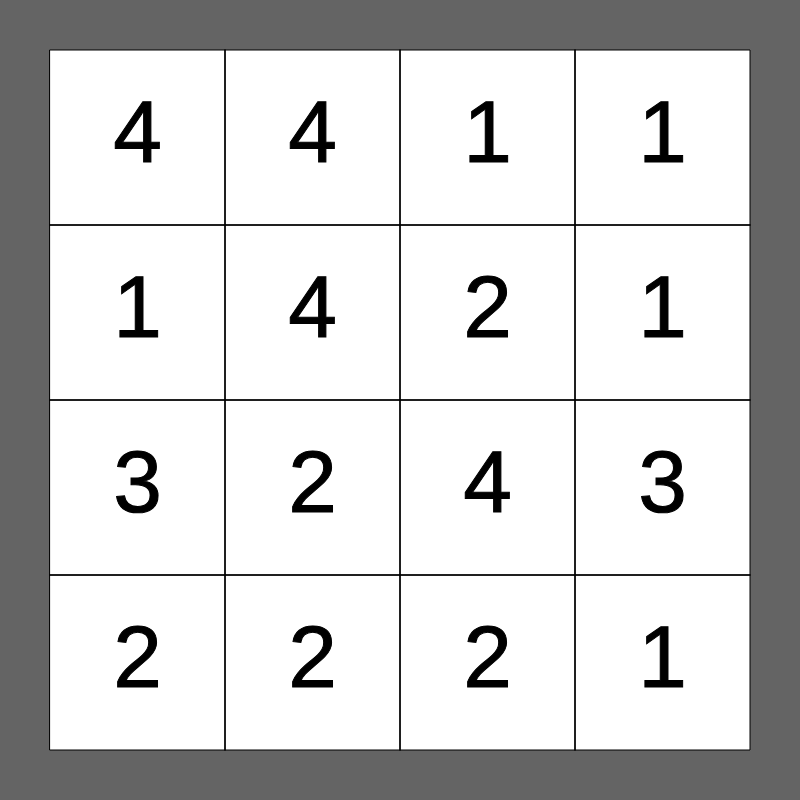
Frame 1 (no input)
Frame 60 (no input): identical to frame 1, image omitted
Frame 120 (the mouse pressed at the canvas centre since frame 60): identical to frame 1, image omitted

The p5.js sketch that drew this single still picture (run headless with seeded random() and noise() and a simulated clock; from frame 60 on, the mouse is pressed at the canvas centre):

// p5.js sketch
// ── sketch.js
const WIDTH = 800; 
const HEIGHT = 800; 
const MARGIN = 50
const DIM = [4,4]; 
let boardSize = [WIDTH-2*MARGIN, HEIGHT-2*MARGIN]; 
let board = new ArrowBoard(DIM[0], DIM[1]);

function setup() {
  createCanvas(WIDTH, HEIGHT);
  background(100);
  drawBoard();
}

function draw() {

}

function mouseClicked(){
  if (mouseX > MARGIN && mouseX < boardSize[0]+MARGIN && mouseY > MARGIN && mouseY < boardSize[1]+MARGIN && !board.checkSolved()){
    // console.log(`${Math.floor(mouseX/(boardSize[0]/DIM[0]))}`)
    let x = Math.floor((mouseX-MARGIN)/(boardSize[0]/DIM[0])); 
    let y = Math.floor((mouseY-MARGIN)/(boardSize[1]/DIM[1])); 
    console.log(x, y)
    console.log(`[${mouseX},${mouseY}]`)
    board.rotatePiece(y, x)
    drawBoard();
    
  }
  else {
    console.log("out"); 
  }
}

function drawBoard(){
  console.log(board.printBoard()); 
  rect(MARGIN, MARGIN, boardSize[0], boardSize[1]);
  
  // drawing the grid
  for (let x = 1; x < DIM[0]; x++) {
    for (let y = 1; y < DIM[1]; y++) {
            stroke(0); 
            strokeWeight(1); 
            line(x * boardSize[0]/DIM[0]+MARGIN, MARGIN, x * boardSize[0]/DIM[0]+MARGIN, boardSize[0]+MARGIN)
            line(MARGIN, y * boardSize[1]/DIM[1]+MARGIN, boardSize[1]+MARGIN, y * boardSize[1]/DIM[1]+MARGIN)            
        }        
    }
    textSize((boardSize[0]/DIM[0] + boardSize[1]/DIM[1])/4);
    textAlign("center", "center") 
    for (let y = 1; y <= DIM[1]; y++) {
      for (let x = 1; x <= DIM[0]; x++) {
        text(`${board.board[y-1][x-1].state + 1}`, 
        x * boardSize[0]/DIM[0]+MARGIN - boardSize[0]/DIM[0]/2, 
        y * boardSize[1]/DIM[1]+MARGIN - boardSize[1]/DIM[1]/2)
      }
    }
}
// ── ArrowGame.js
class Arrow{
    constructor(x, y){
        this._position = [x, y]
        this._state = Math.floor(Math.random()*4)
    }

    get position(){
        return this._position;
    }
    
    get state(){
        return this._state
    }
    

    rotate(){
        this._state = (this.state + 1) % 4; 
    }
}

class ArrowBoard{
    constructor(width, height){
        this._width = width; 
        this._height = height; 
        this.board = []; 
        for (let i = 0; i < this.height; i++) {
            let row = []; 
            for (let j = 0; j < this.width; j++) {
                row.push(new Arrow(j, i));
            }
            this.board.push(row);
        }

    }
    get width(){
        return this._width; 
    }

    get height(){
        return this._height;
    }

    printBoard(){
        let output = ""; 
        for (const row of this.board) {
            for (const arr of row) {
                output += `${arr.state} `; 
            }
            output += "\n"
        }
        return output; 
    }

    rotatePiece(x, y){
        let affected = []; 
        let anchor = this.board[x][y]; 
        for (let y_offset = -1; y_offset < 2; y_offset++) {
            let y_new = y + y_offset; 
            if (y_new < 0 || y_new >= this.height){
                continue;
            }
            for (let x_offset = -1; x_offset < 2; x_offset++) {
                let x_new = x + x_offset; 
                if (x_new < 0 || x_new >= this.width){
                    continue; 
                }else {
                    affected.push(this.board[x_new][y_new])
                }
            }
        }
        for (const arrow  of affected) {
            arrow.rotate();
        }
    }

    checkSolved(){
        for (const row of this.board) {
            for (const arrow of row) {
                if (arrow.state == 0){
                    continue; 
                } else {
                    return false; 
                }
            }
        }
        return true; 
    }

    // solve(shape, verbose = false){
    //     if (shape == "4x4"){
    //         let steps = []; 
    //         if (this.checkSolved()){
    //             return "Done";
    //         } else {
    //             for (let y=0; y<3; y++){
    //                 // for the first 3 rows, 
    //                 let leftCorner = this.board[y][0].state; 
    //                 let rightCorner = this.board[y][3].state;
    //                 const update = (board) => {
    //                     leftCorner = this.board[y][0].state; 
    //                     rightCorner = this.board[y][3].state;
    //                 }
    //                 while (this.board[y][1].state != leftCorner) {
    //                     // if the left corner piece is different from the adjacent piece, 
    //                     // turn the piece until it is the same
    //                     let target = this.board[y+1][2]; 
    //                     this.rotatePiece(target.position[1], target.position[0]);
    //                     update(this.board);
    //                     steps.push(target.position);                       
    //                     }
    //                 while (this.board[y][2].state != rightCorner) {
    //                     let target = this.board[y+1][1];
    //                     this.rotatePiece(target.position[1], target.position[0]);
    //                     update(this.board); 
    //                     steps.push(target.position);                       

    //                 }

    //                 if (leftCorner != 0){
    //                     // realign the numbers
    //                     let diff = 4 - leftCorner;
    //                     for (let i = 0; i < diff; i++) {
    //                         let target = this.board[y+1][0];                      
    //                         this.rotatePiece(target.position[1], target.position[0]);
    //                         update(this.board); 
    //                         steps.push(target.position);                       

    //                     } 
    //                 }
    //                 if (rightCorner != 0){
    //                     let diff = 4 - rightCorner;
    //                     for (let i = 0; i < diff; i++) {   
    //                         let target = this.board[y+1][3];                   
    //                         this.rotatePiece(target.position[1], target.position[0]);
    //                         update(this.board); 
    //                         steps.push(target.position);                       

    //                     } 
    //                 }
                    
                    
                    
    //                 if (verbose){
    //                     let x = this.printBoard(); 
    //                     console.log(x); 
    //                 }
                    
    //             }
                
    //             // left side 
    //             let centerTile = this.board[3][1]; 
    //             let adjacentTile = this.board[3][0];
    //             while (centerTile.state != adjacentTile.state){
    //                 this.rotatePiece(3, 2); 
    //                 steps.push(this.board[3][2].position);   
    //             }
    //             while (this.board[2][2].state != 0){
    //                 this.rotatePiece(1,2); 
    //                 steps.push(this.board[1][2].position);
    //             }
    //             while (this.board[0][2].state != 0){
    //                 this.rotatePiece(0,2); 
    //                 steps.push(this.board[0][2].position); 
    //             }

    //             // right side
    //             centerTile = this.board[3][2]; 
    //             adjacentTile = this.board[3][3];
    //             while (centerTile.state != adjacentTile.state){
    //                 this.rotatePiece(3, 1); 
    //                 steps.push(this.board[3][1].position);   
    //             }
    //             while (this.board[2][1].state != 0){
    //                 this.rotatePiece(1,1); 
    //                 steps.push(this.board[1][1].position);
    //             }
    //             while (this.board[0][1].state != 0){
    //                 this.rotatePiece(0,1); 
    //                 steps.push(this.board[0][1].position); 
    //             }

    //             // change left pair 
    //             while (this.board[3][0].state != 0){
    //                 this.rotatePiece(3, 0); 
    //                 steps.push(this.board[3][0].position);
    //             }
    //             while (this.board[2][0].state != 0){
    //                 this.rotatePiece(1, 0); 
    //                 steps.push(this.board[1][0].position); 
    //             }
    //             while (this.board[0][0].state != 0) {
    //                 this.rotatePiece(0,0); 
    //                 steps.push(this.board[0][0].position);
    //             }

    //             // change right pair 
    //             while (this.board[3][3].state != 0){
    //                 this.rotatePiece(3, 3); 
    //                 steps.push(this.board[3][3].position);
    //             }
    //             while (this.board[2][3].state != 0){
    //                 this.rotatePiece(1, 3); 
    //                 steps.push(this.board[1][3].position); 
    //             }
    //             while (this.board[0][3].state != 0) {
    //                 this.rotatePiece(0,3); 
    //                 steps.push(this.board[0][3].position);
    //             }
    //         }
            
    //         return steps; 
    //     }
    // }
}

class ArrowBoardSolver{
    constructor(board){
        this.arrowBoard = board; 
    }
    solve(shape, verbose = false){
        if (shape == "4x4"){
            let steps = []; 
            if (this.arrowBoard.checkSolved()){
                return "Done";
            } else {
                for (let y=0; y<3; y++){
                    // for the first 3 rows, 
                    let leftCorner = this.arrowBoard.board[y][0].state; 
                    let rightCorner = this.arrowBoard.board[y][3].state;
                    const update = (board) => {
                        leftCorner = this.arrowBoard.board[y][0].state; 
                        rightCorner = this.arrowBoard.board[y][3].state;
                    }
                    while (this.arrowBoard.board[y][1].state != leftCorner) {
                        // if the left corner piece is different from the adjacent piece, 
                        // turn the piece until it is the same
                        let target = this.arrowBoard.board[y+1][2]; 
                        this.arrowBoard.rotatePiece(target.position[1], target.position[0]);
                        update(this.arrowBoard.board);
                        steps.push(target.position);                       
                        }
                    while (this.arrowBoard.board[y][2].state != rightCorner) {
                        let target = this.arrowBoard.board[y+1][1];
                        this.arrowBoard.rotatePiece(target.position[1], target.position[0]);
                        update(this.arrowBoard.board); 
                        steps.push(target.position);                       

                    }

                    if (leftCorner != 0){
                        // realign the numbers
                        let diff = 4 - leftCorner;
                        for (let i = 0; i < diff; i++) {
                            let target = this.arrowBoard.board[y+1][0];                      
                            this.arrowBoard.rotatePiece(target.position[1], target.position[0]);
                            update(this.arrowBoard.board); 
                            steps.push(target.position);                       

                        } 
                    }
                    if (rightCorner != 0){
                        let diff = 4 - rightCorner;
                        for (let i = 0; i < diff; i++) {   
                            let target = this.arrowBoard.board[y+1][3];                   
                            this.arrowBoard.rotatePiece(target.position[1], target.position[0]);
                            update(this.arrowBoard.board); 
                            steps.push(target.position);                       

                        } 
                    }
                    
                    
                    
                    if (verbose){
                        let x = this.arrowBoard.printBoard(); 
                        console.log(x); 
                    }
                    
                }
                
                // left side 
                let centerTile = this.arrowBoard.board[3][1]; 
                let adjacentTile = this.arrowBoard.board[3][0];
                while (centerTile.state != adjacentTile.state){
                    this.arrowBoard.rotatePiece(3, 2); 
                    steps.push(this.arrowBoard.board[3][2].position);   
                }
                while (this.arrowBoard.board[2][2].state != 0){
                    this.arrowBoard.rotatePiece(1,2); 
                    steps.push(this.arrowBoard.board[1][2].position);
                }
                while (this.arrowBoard.board[0][2].state != 0){
                    this.arrowBoard.rotatePiece(0,2); 
                    steps.push(this.arrowBoard.board[0][2].position); 
                }

                // right side
                centerTile = this.arrowBoard.board[3][2]; 
                adjacentTile = this.arrowBoard.board[3][3];
                while (centerTile.state != adjacentTile.state){
                    this.arrowBoard.rotatePiece(3, 1); 
                    steps.push(this.arrowBoard.board[3][1].position);   
                }
                while (this.arrowBoard.board[2][1].state != 0){
                    this.arrowBoard.rotatePiece(1,1); 
                    steps.push(this.arrowBoard.board[1][1].position);
                }
                while (this.arrowBoard.board[0][1].state != 0){
                    this.arrowBoard.rotatePiece(0,1); 
                    steps.push(this.arrowBoard.board[0][1].position); 
                }

                // change left pair 
                while (this.arrowBoard.board[3][0].state != 0){
                    this.arrowBoard.rotatePiece(3, 0); 
                    steps.push(this.arrowBoard.board[3][0].position);
                }
                while (this.arrowBoard.board[2][0].state != 0){
                    this.arrowBoard.rotatePiece(1, 0); 
                    steps.push(this.arrowBoard.board[1][0].position); 
                }
                while (this.arrowBoard.board[0][0].state != 0) {
                    this.arrowBoard.rotatePiece(0,0); 
                    steps.push(this.arrowBoard.board[0][0].position);
                }

                // change right pair 
                while (this.arrowBoard.board[3][3].state != 0){
                    this.arrowBoard.rotatePiece(3, 3); 
                    steps.push(this.arrowBoard.board[3][3].position);
                }
                while (this.arrowBoard.board[2][3].state != 0){
                    this.arrowBoard.rotatePiece(1, 3); 
                    steps.push(this.arrowBoard.board[1][3].position); 
                }
                while (this.arrowBoard.board[0][3].state != 0) {
                    this.arrowBoard.rotatePiece(0,3); 
                    steps.push(this.arrowBoard.board[0][3].position);
                }
            }
            
            return steps; 
        }
    }
}

// let b = new ArrowBoard(4,4); 
// let steps = b.solve("4x4", true); 
// console.log(steps); 
// while (true) {
//     console.log(b.printBoard()); 
//     if (b.checkSolved()){
//         console.log("You won!"); 
//         break
//     }
//     let pieces = window.prompt("Which piece : ").replace(" ", "").split(","); 
//     b.rotatePiece(parseInt(pieces[0]), parseInt(pieces[1]));
    
// }
